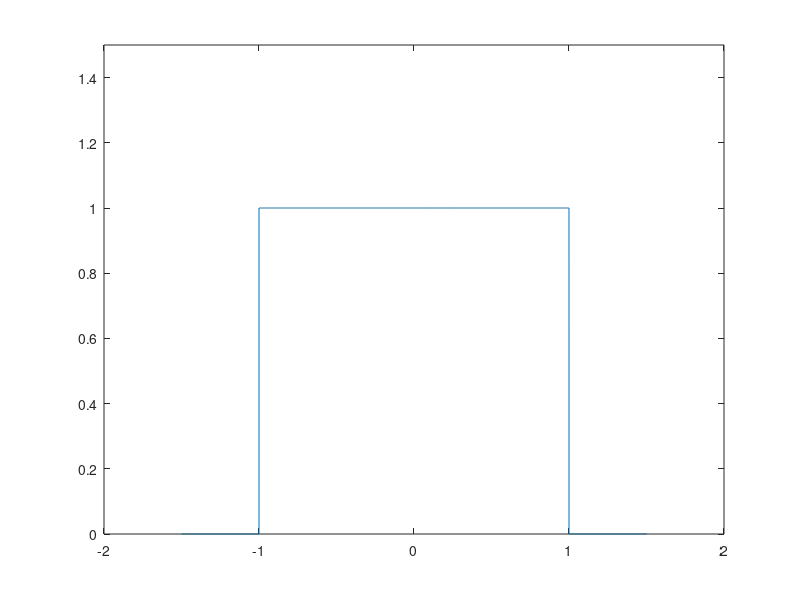
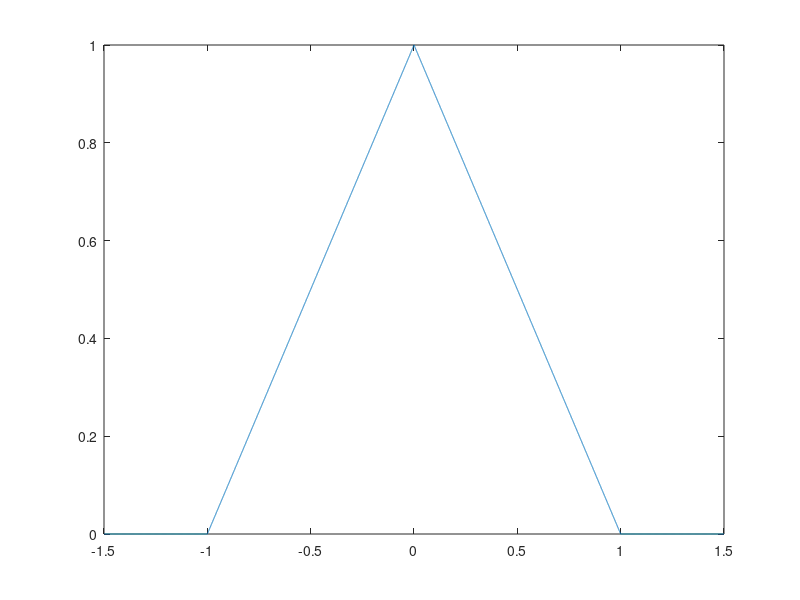
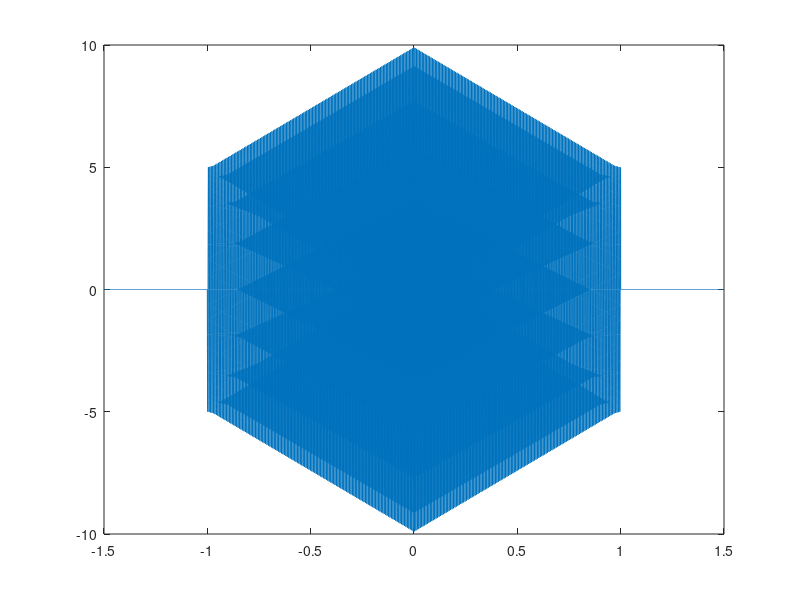
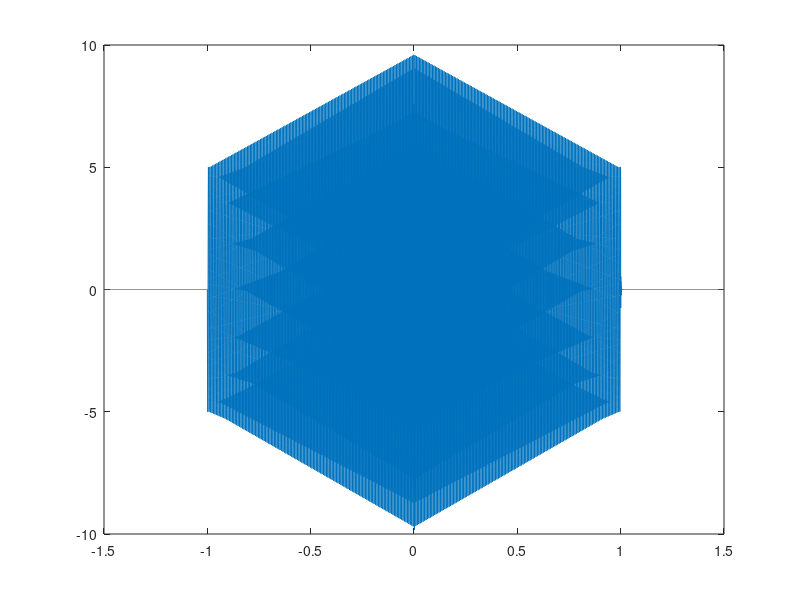

Recreate these plots in MATLAB, in order.
clear all;close all;clc
%%Time specifications:
Fs = 20000;                   % samples per second
ts = 1/Fs;                   % seconds per sample

t11 = -1.5:0.00014:-1;
t12 = -1:0.00014:0;
t122 = 0:0.00014:1;
t13 = 1:0.00014:1.5;
t = [t11 t12 t122 t13];

%Generation of message singnal 1
x1 = zeros(size(t11));
x2 = ones(size(t12));
x3 = ones(size(t122));
x4 = zeros(size(t13));
m1 = [x1 x2 x3 x4];
plot(t,m1);
axis([-2 2 0 1.5]);

%Generation of message singnal 2
x1 = zeros(size(t11));
x2 = t12+1;
x3 = -1.*t122+1;
x4 = zeros(size(t13));
m2 = [x1 x2 x3 x4];
figure(2)
plot(t,m2)

%Generation of Carrier singnals
c1 = 5*sin(2*pi*7000.*t);
c2 = 5*sin(2*pi*6000.*t);

%Modulation of signals
fm1 = m1.*c1;
fm2 = m2.*c2;

%Adding modulated signals
fm = fm1+fm2;
figure
plot(t,fm);


%0-8KHz channel
Wn = 8000/(Fs/2);
[b,a] = butter(6, Wn, 'low');
filteredSignal = filter(b, a, fm);
figure
plot(t,filteredSignal);

%Demodulating message signal 1
Wn = 7000/(Fs/2);
[b,a] = butter(6, Wn, 'low');
rm11 = filter(b, a, filteredSignal);
rm1 = rm11.*c1;
Wn = 110/(Fs/2);
[b,a] = butter(6, Wn, 'low');
m11 = filter(b, a, rm1);
figure
plot(t,m11);


%Demodulating message signal 2
Wn = 6000/(Fs/2);
[b,a] = butter(6, Wn, 'low');
rm22 = filter(b, a, filteredSignal);
rm2 = rm22.*c2;

Wn = 100/(Fs/2);
[b,a] = butter(6, Wn, 'low');
m22 = filter(b, a, rm2);
figure
plot(t,-1.*m22);


